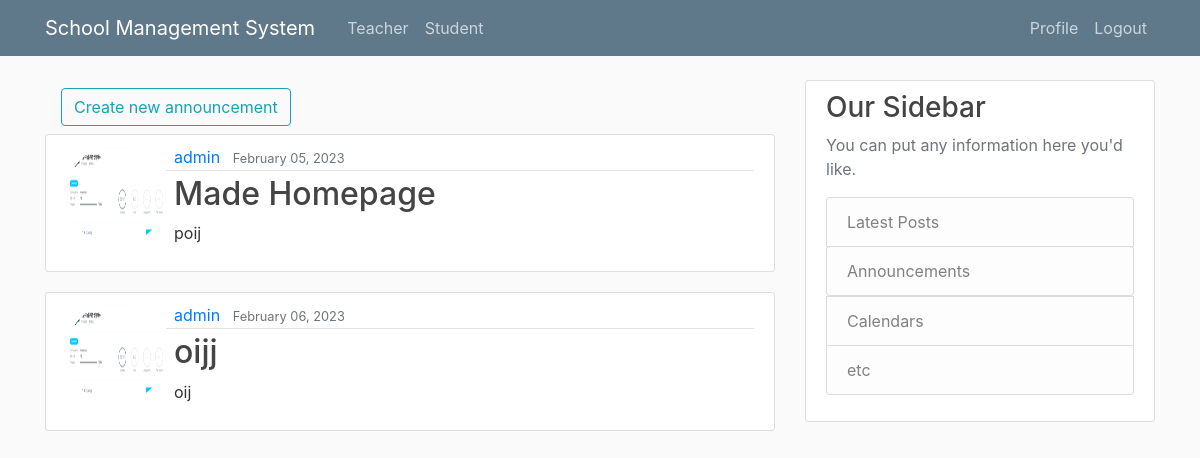
Page /school/anno/generial (signed in) on the committed database.
### school/models.py (models this page shows, shortened)
class Announcement(models.Model):
    anno_title = models.CharField(
        max_length=100,
        help_text="Title of announcement",
    )
    anno_content = models.TextField(
        help_text="Content of announcement",
    )
    anno_date = models.DateTimeField(
        default=timezone.now,
        help_text="Date of creation",
    )
    auther_name = models.ForeignKey(
        User,
        null=True,
        on_delete=models.SET_NULL,
        help_text="Name of auther",
    )

### users/models.py (models this page shows, shortened)
class User(AbstractUser):
    def __str__(self):
        return f"{self.username}"

class Profile(models.Model):
    user = models.OneToOneField(
        User,
        on_delete=models.CASCADE,
    )
    image = models.ImageField(
        default='default.jpg',
        upload_to='profile_pics',
    )
    objects = ProfileManager()

### school/views.py (the view)
# urls.py: path('anno/generial', views.AnnoGeneralView.as_view(), name='anno_general'),
class AnnoGeneralView(ClassBasicListView):
    template_name = 'school/anno_generic.html'
    context_object_name = 'anno_list'
    def get_queryset(self):
        return Announcement.objects.all()
    def get_context_data(self, **kwargs):
        context = super(AnnoGeneralView, self).get_context_data(**kwargs)
        is_teacher_admin = False
        if self.request.user in list(map(lambda x: x.teacher_user.site_user, Teacher.objects.all())):
            is_teacher_admin = True
        context['is_teacher'] = is_teacher_admin
        return context

### school/templates/school/anno_generic.html
{% extends "base_generic.html" %}
{% block content %}
    {% if is_teacher or is_admin %}
        <div class="media-body">
            <a class="nav-item nav-link" href="{% url 'school:anno_create' %}">
                <button class="btn btn-outline-info" type="submit">
                    Create new announcement
                </button>
            </a>
        </div>
    {% endif %}
    {% for anno in anno_list %}
        <article class="media content-section">
            <img class="rounded-circle aritcle-img" src="{{ anno.auther_name.profile.image.url }}" width="100" height="100">
            <div class="media-body">
            <div class="article-metadata">
              <a class="ml-2 mr-2" href="#">{{ anno.auther_name }}</a>
              <small class="text-muted">{{ anno.anno_date|date:"F d, Y" }}</small>
            </div>
            <h2><a class="ml-2 article-title" href="{% url 'school:anno_detail' anno.id %}">{{ anno.anno_title }}</a></h2>
            <p class="ml-2 article-content">{{ anno.anno_content }}</p>
          </div>
        </article>
    {% endfor %}
{% endblock %}

### school/templates/base_generic.html (shortened to what this page needs)
{% load static %}
<!DOCTYPE html>
<html>
<head>
    <link rel="stylesheet" href="https://maxcdn.bootstrapcdn.com/bootstrap/4.0.0/css/bootstrap.min.css">
    <link rel="stylesheet" type="text/css" href="{% static 'css/main.css' %}">
</head>
<body>
    <header class="site-header">
      <nav class="navbar navbar-expand-md navbar-dark bg-steel fixed-top">
        <div class="container">
          <a class="navbar-brand mr-4" href="{% url 'school:school_main' %}">School Management System</a>
          <div class="collapse navbar-collapse" id="navbarToggle">
            <div class="navbar-nav mr-auto">
              <a class="nav-item nav-link" href="{% url 'school:teacher_general' %}">Teacher</a>
              <a class="nav-item nav-link" href="{% url 'school:student_general' %}">Student</a>
            </div>
            <div class="navbar-nav">
              {% if user.is_authenticated %}
                <a class="nav-item nav-link" href="{% url 'user_profile' %}">Profile</a>
                <a class="nav-item nav-link" href="{% url 'user_logout' %}">Logout</a>
              {% else %}
                <a class="nav-item nav-link" href="{% url 'user_login' %}">Login</a>
                <a class="nav-item nav-link" href="{% url 'user_register' %}">Register</a>
              {% endif %}
            </div>
          </div>
        </div>
      </nav>
    </header>
    <main role="main" class="container">
      <div class="row">
        <div class="col-md-8">
          {% if is_undetermined %}
            <p>
              You are currently not registered to this school
            </p>
            <p>
              Call your school to get registered to the website
            </p>
          {% else %}
            {% block content %}{% endblock %}
          {% endif %}
        </div>
        <div class="col-md-4">
          <div class="content-section">
            <h3>Our Sidebar</h3>
            <p class='text-muted'>You can put any information here you'd like.
              <ul class="list-group">
                <li class="list-group-item list-group-item-light">Latest Posts</li>
                <a href="{% url 'school:anno_general' %}"><li class="list-group-item list-group-item-light">Announcements</li></a>
                <li class="list-group-item list-group-item-light">Calendars</li>
                <li class="list-group-item list-group-item-light">etc</li>
              </ul>
            </p>
          </div>
        </div>
      </div>
    </main>
</body>
</html>

### school/static/css/main.css (style rules this page uses)
body { background: #fafafa; color: #333333; margin-top: 5rem; }
h1, h2, h3, h4, h5, h6 { color: #444444; }
ul { margin: 0; }
.bg-steel { background-color: #5f788a; }
.site-header .navbar-nav .nav-link { color: #cbd5db; }
.content-section { background: #ffffff; padding: 10px 20px; border: 1px solid #dddddd; border-radius: 3px; margin-bottom: 20px; }
.article-title { color: #444444; }
.article-content { white-space: pre-line; }
.article-metadata { padding-bottom: 1px; margin-bottom: 4px; border-bottom: 1px solid #e3e3e3 }

### rows in the picture
Announcement: auther_name.profile.image (picture), auther_name "admin", anno_date "February 05, 2023", anno_title "Made Homepage", anno_content "poij"
Announcement: auther_name.profile.image (picture), auther_name "admin", anno_date "February 06, 2023", anno_title "oijj", anno_content "oij"
